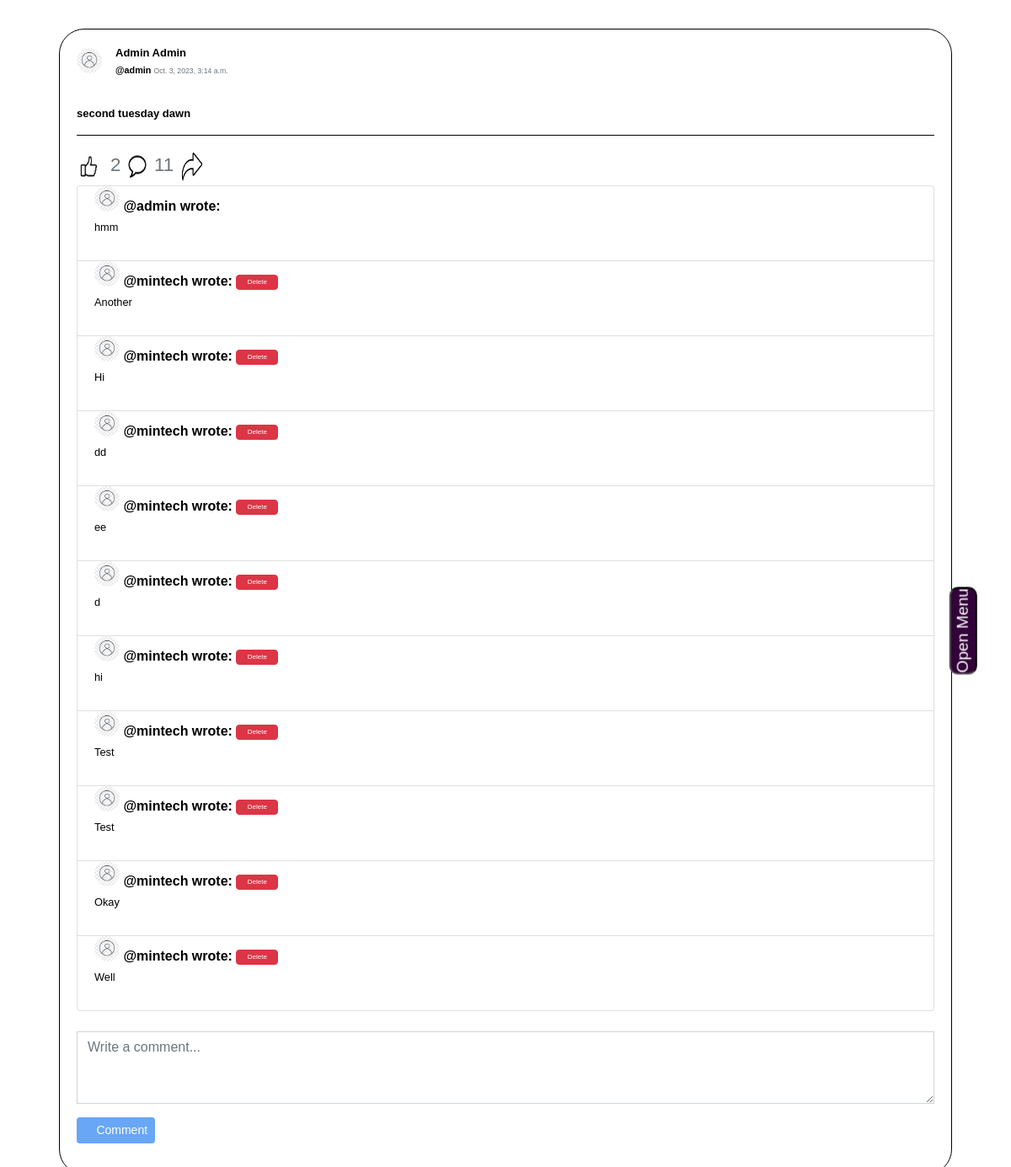
/post_content/50 (signed in), run on the app's committed database.
### minsocial/models.py (models this page shows, shortened)
class Post(models.Model):
    user = models.ForeignKey(User, on_delete=models.CASCADE, blank=True, null=True, related_name="post_user")
    postContent = models.TextField(blank=True)
    timestamp = models.DateTimeField(auto_now_add=True)

class User(AbstractUser):
    profile_pics = models.ImageField(upload_to='profile_pics/', null=True, blank=True)
    phone_number = models.CharField(max_length=20, null=True, blank=True)
    about = models.TextField(null=True, blank=True)

class Comment(models.Model):
    author = models.ForeignKey(User, on_delete=models.CASCADE, blank=True, null=True, related_name="userComment")
    post = models.ForeignKey(Post, on_delete=models.CASCADE, blank=True, null=True, related_name="postComment")
    message = models.CharField(max_length=10000)

### minsocial/views.py (the view)
# urls.py: path("post_content/<int:post_id>", views.post_content, name="post_content"),
def post_content(request, post_id):
    if not request.user.is_authenticated:
        return render(request, "network/error.html")
    post = Post.objects.get(pk=post_id)
    allComments = Comment.objects.filter(post=post)
    user = request.user
    return render(request, "network/post_content.html", {
        "posts": post,
        "allComments": allComments,
    })

### minsocial/custom_context_processors.py (called while the page is built)
def my_groups_and_joined(request):
    if request.user.is_authenticated:
        my_groups = Group.objects.filter(creator=request.user)
        groups_i_joined = request.user.group_members.all()
    else:
        my_groups = []
        groups_i_joined = []
    return {
        'my_groups': my_groups,
        'groups_i_joined': groups_i_joined,
    }

def user_connections(request):
    friends = []  # Initialize the variable with an empty list
    if request.user.is_authenticated:
        try:
            user = User.objects.get(pk=request.user.id)
            following = Follow.objects.filter(follower=user).values_list('following', flat=True)
            followers = Follow.objects.filter(following=user).values_list('follower', flat=True)
            friend_ids = set(following).intersection(followers)
            friends = User.objects.filter(id__in=friend_ids)
        except User.DoesNotExist:
            pass  # Handle the case where the user does not exist
        except Exception as e:
            pass
    return {'friends': friends}

### minsocial/templatetags/my_filters.py (called while the page is built)
@register.filter
def split_paragraphs(value):
    return value.split('\n')

### minsocial/templates/network/post_content.html (shortened to what this page needs)
{% extends "network/layout.html" %}
{% load custom_tags %}
{% load my_filters %}
{% load static %}
{% block body %}
{% include 'network/sidebar.html' %}
<div style="z-index: 1000;" class="container">
<div class="contnt" style="width: 500%;">
  <div class="post">
  <div class="card">
    <div class="card-body">
      <div class="d-flex align-items-center">
        {% if posts.user.profile_pics %}
      <a href="{% url 'profile' user_id=posts.user.id %}">
        <img src="{{ posts.user.profile_pics.url }}" class="rounded-circle" width="30" height="30">
      </a>
      {% else %}
      <a href="{% url 'profile' user_id=posts.user.id %}">
        <img src="/media/post_image/nodp.jpg" class="rounded-circle" width="30" height="30">
      </a>
      {% endif %}
        <div class="ml-3">
          <h5 class="card-title mb-1">
          <a class="card-title" style="text-decoration: none;" href="{% url 'profile' user_id=posts.user.id %}">{{posts.user.first_name}} {{posts.user.last_name}}
          </h5>
          <div class="mb-0">
            {% if posts.user.username|length > 15 %}
            <p>@{{posts.user.username | slice:":15"}}...</p>
            {% else %}
            <p>@{{posts.user.username}} <small class="text-muted">{{ posts.timestamp }}</small> </p>
            {% endif %}
        </div>
        </div>
          </div>
          <br>
          <br>
      <div class="card-text" id="content_{{ posts.id }}">
        {% for paragraph in posts.postContent|split_paragraphs %}
        <p>{{ paragraph|urlize }}</p>
        {% endfor %}
      {% include 'network/likes.html' %}
      <ul class="list-group">
        {% for comment in posts.postComment.all %}
        <li class="list-group-item">
          {% if comment.author.profile_pics %}
      <a href="{% url 'profile' user_id=comment.author.id %}">
        <img src="{{ comment.author.profile_pics.url }}" class="rounded-circle" width="30" height="30">
      </a>
      {% else %}
      <a href="{% url 'profile' user_id=comment.author.id %}">
        <img src="/media/post_image/nodp.jpg" class="rounded-circle" width="30" height="30">
      </a>
      {% endif %}
          <strong style="color: black;"><a href="{% url 'profile' user_id=comment.author.id %}"><span style="color: black;">@{{ comment.author.username }}</span></a> wrote:</strong>
          {% if request.user == comment.author or request.user == posts.user %}
          <button style="width: 50px; padding: 2px 5px; font-size: 8px;" class="btn btn-danger delete-comment" data-comment-id="{{ comment.id }}">Delete</button>
          {% endif %}
          <div id="content_{{ comment.id }}">
            {% for paragraph in comment.message|split_paragraphs %}
            <p><small>{{ paragraph|urlize }}</small></p>
            {% endfor %}
          </div>
        </li>
        {% empty %}
        <li class="list-group-item" style="color: black;">No comment yet.</li>
        {% endfor %}
      </ul>
      <br>
      {% if user.is_authenticated %}
      <form action="{% url 'addComment' post_id=posts.id %}" method="POST">
        <div class="form-group">
          <span class="comment-field">
            <textarea type="text" id="new-comment" name="newComment" class="form-control rounded-0 shadow-none" rows="3" placeholder="Write a comment..."></textarea>
          </span>
        </div>
        <div class="form-group">
          <span class="btn-comment">
            <button type="submit" class="btn btn-primary btn-sm" style="background-color: #1877f2; border-color: #1877f2;" id="comment-btn">
              <i class="fas fa-paper-plane"></i> Comment
            </button>
          </span>
        </div>
      </form>
      {% endif %}
    </div>
  </div>
    {% include "network/share.html" %}
  </div>
{% endblock %}

### minsocial/templates/network/likes.html (shortened to what this page needs)
{% load custom_tags %}
{% load my_filters %}
{% load static %}
<hr>
<div class="horizontal-container">
  <div class="">
    <button class="like-btn" data-post-id="{{ posts.id }}" style="background: none; border: none; padding: 0; width: 30px; height: 40px;">
      <img src="/media/post_image/black.png" width="100%" height="100%" alt="reaction-button" title="reaction">
    </button>
  </div>
  {% with total_count=posts.postLove.count|add:posts.postHaha.count|add:posts.postSad.count|add:posts.postShock.count|add:posts.post_like.count %}
  <h3 onclick="opensModal('{{ posts.id }}')">
    <small class="text-muted">{{ total_count }}</small>
    <button style="background: none; border: none; padding: 0; width: 24px; height: 35px;">
      <img src="/media/post_image/com.png" width="100%" height="100%" alt="Comment" title="Comment">
    </button>
     <small class="text-muted">{{ posts.postComment.count }}</small>
  </h3>
  <button style="background: none; border: none; padding: 0; width: 24px; height: 35px;" onclick="share({{ posts.id }})">
    <img src="/media/post_image/shareblack.png" width="100%" height="100%" alt="Share" title="Share">
  </button>
{% endwith %}
</div>

### minsocial/static/network/styles.css (style rules this page uses)
body { font-family: Arial, sans-serif; margin: 0; padding: 0; z-index: 20000; }
* { margin: 0; padding: 0; box-sizing: border-box; }
.card { border-color: black; border-radius: 30px; width: 100%; }
.card-text { margin-top: -30px; }
.card-body { white-space: normal; }
.card-title { font-weight: bold; font-size: small; }
.mb-0 { font-size: smaller; }
.container { margin-bottom: 20px; }
.horizontal-container { display: flex; align-items: center; gap: 10px; background-color: white; }
a { color: inherit; text-decoration: none; }
.container { display: flex; }
.rounded-circle { margin-top: -20px; }
.post { padding: 10px; margin-bottom: 20px; }

### data on the page
Post: user.first_name "Admin", user.last_name "Admin", user.username "admin", timestamp "Oct. 3, 2023, 3:14 a.m.", postContent "second tuesday dawn", postComment.count "11"
Comment: author.username "admin", message "hmm"
Comment: author.username "mintech", message "Another"
Comment: author.username "mintech", message "Hi"
Comment: author.username "mintech", message "dd"
Comment: author.username "mintech", message "ee"
Comment: author.username "mintech", message "d"
Comment: author.username "mintech", message "hi"
Comment: author.username "mintech", message "Test"
Comment: author.username "mintech", message "Test"
Comment: author.username "mintech", message "Okay"
Comment: author.username "mintech", message "Well"

### other printed values
{{ total_count }} "2"
